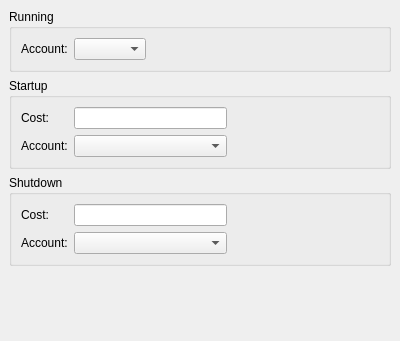
<ui version="4.0" >
 <author>Dag Andersen &lt;danders@get2net.dk></author>
 <class>KPlato::TaskCostPanelBase</class>
 <widget class="QWidget" name="KPlato::TaskCostPanelBase" >
  <property name="geometry" >
   <rect>
    <x>0</x>
    <y>0</y>
    <width>400</width>
    <height>341</height>
   </rect>
  </property>
  <layout class="QVBoxLayout" >
   <property name="spacing" >
    <number>6</number>
   </property>
   <property name="margin" >
    <number>9</number>
   </property>
   <item>
    <widget class="QGroupBox" name="groupBox_3" >
     <property name="title" >
      <string>Running</string>
     </property>
     <layout class="QHBoxLayout" >
      <property name="spacing" >
       <number>6</number>
      </property>
      <property name="margin" >
       <number>9</number>
      </property>
      <item>
       <widget class="QLabel" name="textLabel3_2_2" >
        <property name="text" >
         <string>Account:</string>
        </property>
        <property name="wordWrap" >
         <bool>false</bool>
        </property>
        <property name="buddy" >
         <cstring>runningAccount</cstring>
        </property>
       </widget>
      </item>
      <item>
       <widget class="QComboBox" name="runningAccount" >
        <property name="sizePolicy" >
         <sizepolicy vsizetype="Fixed" hsizetype="Preferred" >
          <horstretch>0</horstretch>
          <verstretch>0</verstretch>
         </sizepolicy>
        </property>
       </widget>
      </item>
      <item>
       <spacer>
        <property name="orientation" >
         <enum>Qt::Horizontal</enum>
        </property>
        <property name="sizeType" >
         <enum>QSizePolicy::Expanding</enum>
        </property>
        <property name="sizeHint" stdset="0" >
         <size>
          <width>128</width>
          <height>20</height>
         </size>
        </property>
       </spacer>
      </item>
     </layout>
    </widget>
   </item>
   <item>
    <widget class="QGroupBox" name="groupBox_2" >
     <property name="title" >
      <string>Startup</string>
     </property>
     <layout class="QGridLayout" >
      <property name="margin" >
       <number>9</number>
      </property>
      <property name="spacing" >
       <number>6</number>
      </property>
      <item row="0" column="0" >
       <widget class="QLabel" name="textLabel1" >
        <property name="text" >
         <string>Cost:</string>
        </property>
        <property name="wordWrap" >
         <bool>false</bool>
        </property>
        <property name="buddy" >
         <cstring>startupCost</cstring>
        </property>
       </widget>
      </item>
      <item row="0" column="1" >
       <widget class="KLineEdit" name="startupCost" />
      </item>
      <item row="1" column="0" >
       <widget class="QLabel" name="textLabel3" >
        <property name="text" >
         <string>Account:</string>
        </property>
        <property name="wordWrap" >
         <bool>false</bool>
        </property>
        <property name="buddy" >
         <cstring>startupAccount</cstring>
        </property>
       </widget>
      </item>
      <item row="1" column="1" >
       <widget class="QComboBox" name="startupAccount" >
        <property name="sizePolicy" >
         <sizepolicy vsizetype="Fixed" hsizetype="Preferred" >
          <horstretch>0</horstretch>
          <verstretch>0</verstretch>
         </sizepolicy>
        </property>
       </widget>
      </item>
      <item row="1" column="2" >
       <spacer>
        <property name="orientation" >
         <enum>Qt::Horizontal</enum>
        </property>
        <property name="sizeType" >
         <enum>QSizePolicy::Expanding</enum>
        </property>
        <property name="sizeHint" stdset="0" >
         <size>
          <width>91</width>
          <height>20</height>
         </size>
        </property>
       </spacer>
      </item>
     </layout>
    </widget>
   </item>
   <item>
    <widget class="QGroupBox" name="groupBox" >
     <property name="title" >
      <string>Shutdown</string>
     </property>
     <layout class="QGridLayout" >
      <property name="margin" >
       <number>9</number>
      </property>
      <property name="spacing" >
       <number>6</number>
      </property>
      <item row="0" column="0" >
       <widget class="QLabel" name="textLabel2" >
        <property name="text" >
         <string>Cost:</string>
        </property>
        <property name="wordWrap" >
         <bool>false</bool>
        </property>
        <property name="buddy" >
         <cstring>shutdownCost</cstring>
        </property>
       </widget>
      </item>
      <item row="0" column="1" >
       <widget class="KLineEdit" name="shutdownCost" />
      </item>
      <item row="1" column="0" >
       <widget class="QLabel" name="textLabel3_3" >
        <property name="text" >
         <string>Account:</string>
        </property>
        <property name="wordWrap" >
         <bool>false</bool>
        </property>
        <property name="buddy" >
         <cstring>shutdownAccount</cstring>
        </property>
       </widget>
      </item>
      <item row="1" column="1" >
       <widget class="QComboBox" name="shutdownAccount" >
        <property name="sizePolicy" >
         <sizepolicy vsizetype="Fixed" hsizetype="Preferred" >
          <horstretch>0</horstretch>
          <verstretch>0</verstretch>
         </sizepolicy>
        </property>
       </widget>
      </item>
      <item row="1" column="2" >
       <spacer>
        <property name="orientation" >
         <enum>Qt::Horizontal</enum>
        </property>
        <property name="sizeType" >
         <enum>QSizePolicy::Expanding</enum>
        </property>
        <property name="sizeHint" stdset="0" >
         <size>
          <width>40</width>
          <height>20</height>
         </size>
        </property>
       </spacer>
      </item>
     </layout>
    </widget>
   </item>
   <item>
    <spacer>
     <property name="orientation" >
      <enum>Qt::Vertical</enum>
     </property>
     <property name="sizeType" >
      <enum>QSizePolicy::Expanding</enum>
     </property>
     <property name="sizeHint" stdset="0" >
      <size>
       <width>151</width>
       <height>33</height>
      </size>
     </property>
    </spacer>
   </item>
  </layout>
 </widget>
 <layoutdefault spacing="6" margin="11" />
  <customwidgets>
  <customwidget>
   <class>KLineEdit</class>
   <extends>QLineEdit</extends>
   <header>klineedit.h</header>
   <container>1</container>
  </customwidget>
 </customwidgets>
 <includes>
  <include location="local" >klineedit.h</include>
  <include location="local" >klineedit.h</include>
 </includes>
 <resources/>
 <connections/>
</ui>
